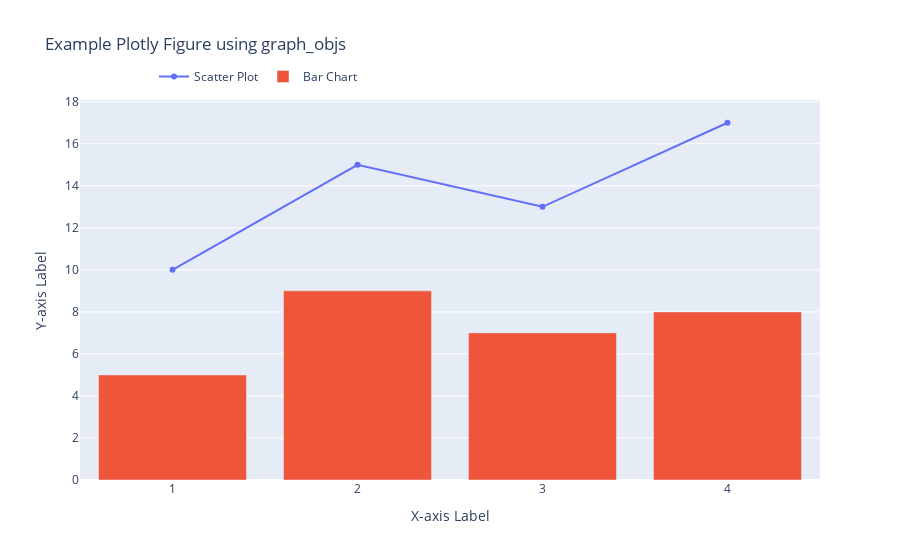

Source (notebook cell):
### Code cell
# Create a scatter plot trace
scatter_trace = go.Scatter(
    x=[1, 2, 3, 4],
    y=[10, 15, 13, 17],
    mode='markers+lines',
    name='Scatter Plot'
)

# Create a bar chart trace
bar_trace = go.Bar(
    x=[1, 2, 3, 4],
    y=[5, 9, 7, 8],
    name='Bar Chart'
)

# Combine traces into a data list
data = [scatter_trace, bar_trace]

# Define the layout of the figure
layout = go.Layout(
    title='Example Plotly Figure using graph_objs',
    xaxis=dict(
        title='X-axis Label',
        tickmode='linear'
    ),
    yaxis=dict(
        title='Y-axis Label'
    ),
    legend=dict(
        x=0.1,
        y=1.1,
        orientation='h'
    )
)

# Create the figure with data and layout
fig = go.Figure(data=data, layout=layout)

# Display the figure
fig.show()

### Figure 1 — Plotly figure (JSON) as saved in the notebook; plotly's stock layout.template omitted (floating-point values rounded to 4 significant figures)
{"data": [{"mode": "markers+lines", "name": "Scatter Plot", "type": "scatter", "x": [1, 2, 3, 4], "y": [10, 15, 13, 17]}, {"name": "Bar Chart", "type": "bar", "x": [1, 2, 3, 4], "y": [5, 9, 7, 8]}], "layout": {"autosize": true, "legend": {"orientation": "h", "x": 0.1, "y": 1.1}, "title": {"text": "Example Plotly Figure using graph_objs"}, "xaxis": {"autorange": true, "range": [0.5, 4.5], "tickmode": "linear", "title": {"text": "X-axis Label"}, "type": "linear"}, "yaxis": {"autorange": true, "range": [0, 18.3], "title": {"text": "Y-axis Label"}, "type": "linear"}}}
